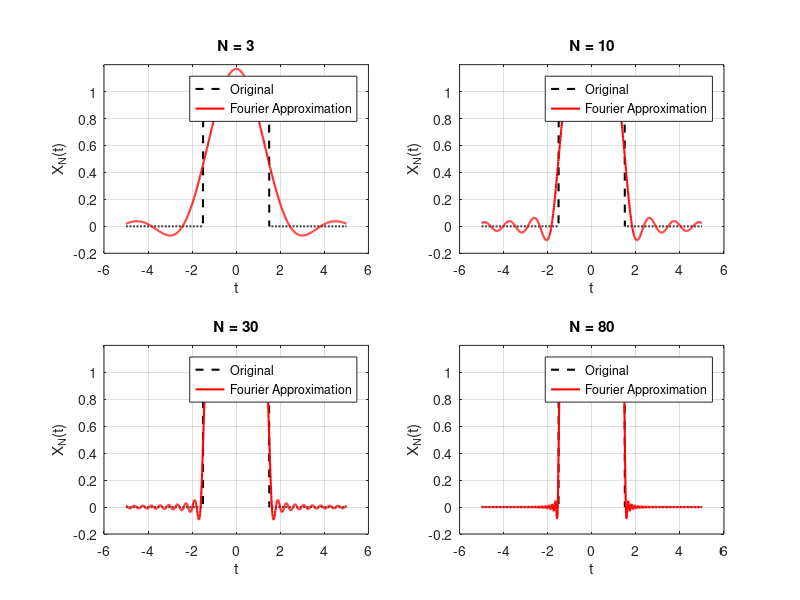

The MATLAB script that drew this image: (Note: this script raises an error after producing the figure.)
% 변수 설정
T0 = 12;  % 주기
tau = 3;  % 펄스 폭
t = -5:0.01:5;  % 시간 벡터

% 사각파 함수 정의
square_wave = @(t) 1 * (mod(t + T0/2, T0) >= T0/2 - tau/2 & mod(t + T0/2, T0) < T0/2 + tau/2);

% 푸리에 급수 계산 함수
function y = fourier_series(t, N, T0, tau)
    y = zeros(size(t));
    % DC 성분 추가
    y = y + tau / T0;  % DC 성분 a0
    for k = 1:N
        ak = (2 * tau / T0) * sinc(k * tau / T0);  % 푸리에 계수 수정
        y = y + ak * cos(2*pi*k*t/T0);
    end
end

% 그래프 그리기
figure('Position', [100, 100, 1200, 800]);

N_values = [3, 10, 30, 80];
for i = 1:4
    subplot(2, 2, i);
    N = N_values(i);
    
    % 원본 사각파
    plot(t, square_wave(t), 'k--', 'LineWidth', 1.5);
    hold on;
    
    % 푸리에 급수 근사
    y = fourier_series(t, N, T0, tau);
    plot(t, y, 'r-', 'LineWidth', 1.5);
    
    title(['N = ', num2str(N)]);
    xlabel('t');
    ylabel('X_N(t)');
    ylim([-0.2, 1.2]);
    grid on;
    legend('Original', 'Fourier Approximation');
end

sgtitle('Fourier Series Approximation of Square Wave');
